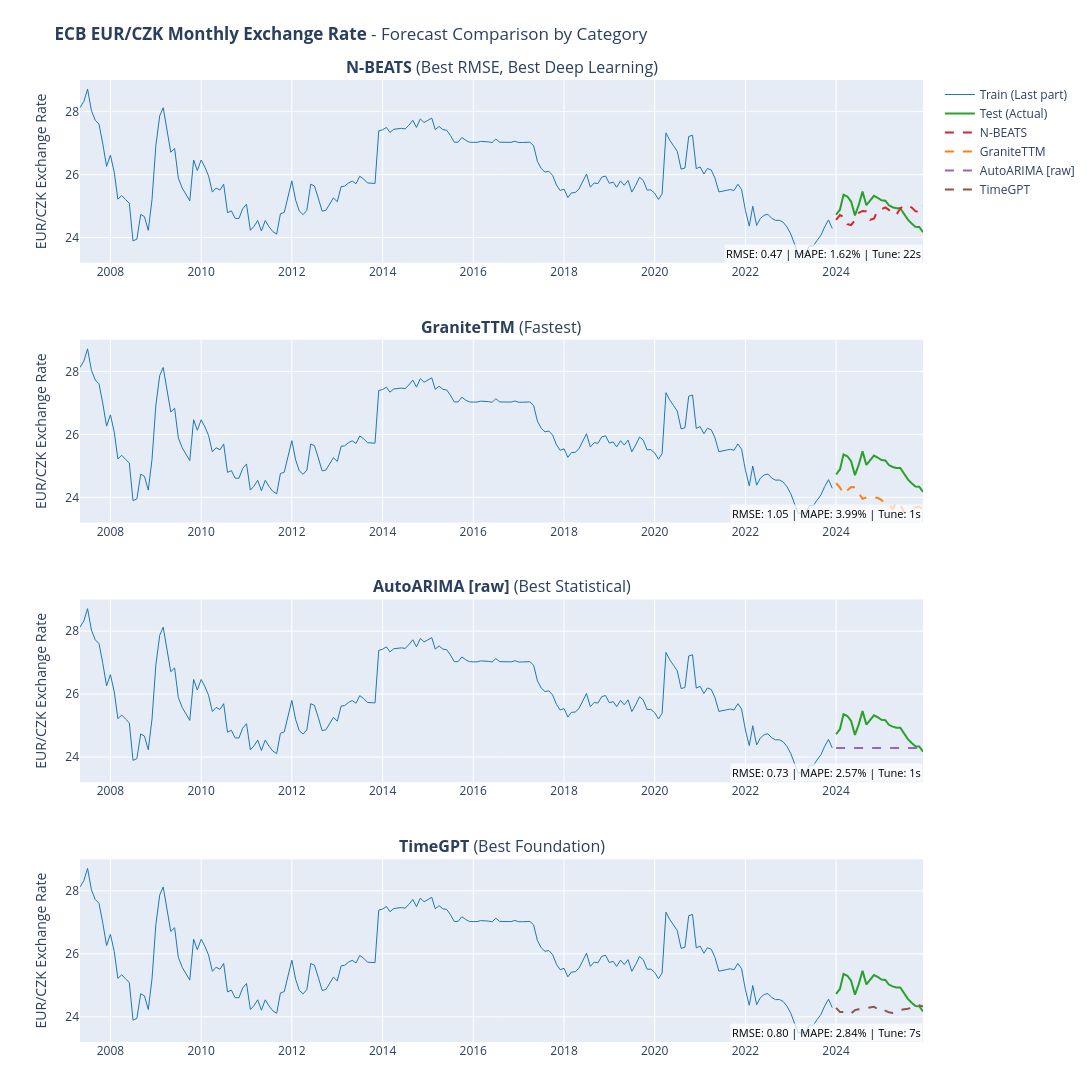

The cell this chart's notebook holds for it:
### Code cell
# 13. Visualize Final Predictions with Best and Fastest Models

fig = plot_forecast_comparison(
    train,
    test,
    final_predictions,
    DATASET_NAME,
    target_column=DATASET_CONFIG.get("target_column"),
    value_unit=DATASET_CONFIG.get("value_unit"),
)
if fig:
    fig.show()
else:
    print("No predictions to visualize.")

### Figure 1 — Plotly figure (JSON) as saved in the notebook; plotly's stock layout.template omitted (floating-point values rounded to 4 significant figures; data arrays with more than 128 entries replaced by an {"elided": "..."} marker saying what was removed)
{"data": [{"hovertemplate": "<b>Train</b><br>Date: %{x}<br>Value: %{y:.2f}<extra></extra>", "line": {"color": "#1f77b4", "width": 1}, "mode": "lines", "name": "Train (Last part)", "showlegend": true, "type": "scatter", "x": {"elided": "200 str values"}, "xaxis": "x", "y": {"elided": "200 float values"}, "yaxis": "y"}, {"hovertemplate": "<b>Actual</b><br>Date: %{x}<br>Value: %{y:.2f}<extra></extra>", "line": {"color": "#2ca02c", "width": 2}, "mode": "lines", "name": "Test (Actual)", "showlegend": true, "type": "scatter", "x": ["2024-01-01T00:00:00", "2024-02-01T00:00:00", "2024-03-01T00:00:00", "2024-04-01T00:00:00", "2024-05-01T00:00:00", "2024-06-01T00:00:00", "2024-07-01T00:00:00", "2024-08-01T00:00:00", "2024-09-01T00:00:00", "2024-10-01T00:00:00", "2024-11-01T00:00:00", "2024-12-01T00:00:00", "2025-01-01T00:00:00", "2025-02-01T00:00:00", "2025-03-01T00:00:00", "2025-04-01T00:00:00", "2025-05-01T00:00:00", "2025-06-01T00:00:00", "2025-07-01T00:00:00", "2025-08-01T00:00:00", "2025-09-01T00:00:00", "2025-10-01T00:00:00", "2025-11-01T00:00:00", "2025-12-01T00:00:00"], "xaxis": "x", "y": [24.73, 24.89, 25.36, 25.31, 25.15, 24.7, 25.03, 25.46, 25.03, 25.18, 25.33, 25.26, 25.18, 25.17, 25.02, 24.97, 24.93, 24.93, 24.75, 24.57, 24.44, 24.34, 24.33, 24.17], "yaxis": "y"}, {"hovertemplate": "<b>N-BEATS</b><br>Roles: Best RMSE, Best Deep Learning<br>Date: %{x}<br>Pred: %{y:.2f}<extra></extra>", "line": {"color": "#d62728", "dash": "dash", "width": 2}, "mode": "lines", "name": "N-BEATS", "showlegend": true, "type": "scatter", "x": ["2024-01-01T00:00:00", "2024-02-01T00:00:00", "2024-03-01T00:00:00", "2024-04-01T00:00:00", "2024-05-01T00:00:00", "2024-06-01T00:00:00", "2024-07-01T00:00:00", "2024-08-01T00:00:00", "2024-09-01T00:00:00", "2024-10-01T00:00:00", "2024-11-01T00:00:00", "2024-12-01T00:00:00", "2025-01-01T00:00:00", "2025-02-01T00:00:00", "2025-03-01T00:00:00", "2025-04-01T00:00:00", "2025-05-01T00:00:00", "2025-06-01T00:00:00", "2025-07-01T00:00:00", "2025-08-01T00:00:00", "2025-09-01T00:00:00", "2025-10-01T00:00:00", "2025-11-01T00:00:00", "2025-12-01T00:00:00"], "xaxis": "x", "y": [24.56, 24.71, 24.66, 24.43, 24.39, 24.55, 24.78, 24.85, 24.83, 24.56, 24.6, 24.87, 24.9, 24.96, 24.88, 24.76, 24.72, 24.93, 24.99, 25.03, 24.95, 24.84, 24.81, 25.02], "yaxis": "y"}, {"hovertemplate": "<b>Train</b><br>Date: %{x}<br>Value: %{y:.2f}<extra></extra>", "line": {"color": "#1f77b4", "width": 1}, "mode": "lines", "name": "Train (Last part)", "showlegend": false, "type": "scatter", "x": {"elided": "200 str values"}, "xaxis": "x2", "y": {"elided": "200 float values"}, "yaxis": "y2"}, {"hovertemplate": "<b>Actual</b><br>Date: %{x}<br>Value: %{y:.2f}<extra></extra>", "line": {"color": "#2ca02c", "width": 2}, "mode": "lines", "name": "Test (Actual)", "showlegend": false, "type": "scatter", "x": ["2024-01-01T00:00:00", "2024-02-01T00:00:00", "2024-03-01T00:00:00", "2024-04-01T00:00:00", "2024-05-01T00:00:00", "2024-06-01T00:00:00", "2024-07-01T00:00:00", "2024-08-01T00:00:00", "2024-09-01T00:00:00", "2024-10-01T00:00:00", "2024-11-01T00:00:00", "2024-12-01T00:00:00", "2025-01-01T00:00:00", "2025-02-01T00:00:00", "2025-03-01T00:00:00", "2025-04-01T00:00:00", "2025-05-01T00:00:00", "2025-06-01T00:00:00", "2025-07-01T00:00:00", "2025-08-01T00:00:00", "2025-09-01T00:00:00", "2025-10-01T00:00:00", "2025-11-01T00:00:00", "2025-12-01T00:00:00"], "xaxis": "x2", "y": [24.73, 24.89, 25.36, 25.31, 25.15, 24.7, 25.03, 25.46, 25.03, 25.18, 25.33, 25.26, 25.18, 25.17, 25.02, 24.97, 24.93, 24.93, 24.75, 24.57, 24.44, 24.34, 24.33, 24.17], "yaxis": "y2"}, {"hovertemplate": "<b>GraniteTTM</b><br>Roles: Fastest<br>Date: %{x}<br>Pred: %{y:.2f}<extra></extra>", "line": {"color": "#ff7f0e", "dash": "dash", "width": 2}, "mode": "lines", "name": "GraniteTTM", "showlegend": true, "type": "scatter", "x": ["2024-01-01T00:00:00", "2024-02-01T00:00:00", "2024-03-01T00:00:00", "2024-04-01T00:00:00", "2024-05-01T00:00:00", "2024-06-01T00:00:00", "2024-07-01T00:00:00", "2024-08-01T00:00:00", "2024-09-01T00:00:00", "2024-10-01T00:00:00", "2024-11-01T00:00:00", "2024-12-01T00:00:00", "2025-01-01T00:00:00", "2025-02-01T00:00:00", "2025-03-01T00:00:00", "2025-04-01T00:00:00", "2025-05-01T00:00:00", "2025-06-01T00:00:00", "2025-07-01T00:00:00", "2025-08-01T00:00:00", "2025-09-01T00:00:00", "2025-10-01T00:00:00", "2025-11-01T00:00:00", "2025-12-01T00:00:00"], "xaxis": "x2", "y": [24.45, 24.31, 24.11, 24.21, 24.33, 24.32, 24.12, 23.95, 24.0, 23.99, 23.98, 23.98, 23.91, 23.79, 23.8, 23.63, 23.84, 23.78, 23.51, 23.6, 23.67, 23.68, 23.71, 23.6], "yaxis": "y2"}, {"hovertemplate": "<b>Train</b><br>Date: %{x}<br>Value: %{y:.2f}<extra></extra>", "line": {"color": "#1f77b4", "width": 1}, "mode": "lines", "name": "Train (Last part)", "showlegend": false, "type": "scatter", "x": {"elided": "200 str values"}, "xaxis": "x3", "y": {"elided": "200 float values"}, "yaxis": "y3"}, {"hovertemplate": "<b>Actual</b><br>Date: %{x}<br>Value: %{y:.2f}<extra></extra>", "line": {"color": "#2ca02c", "width": 2}, "mode": "lines", "name": "Test (Actual)", "showlegend": false, "type": "scatter", "x": ["2024-01-01T00:00:00", "2024-02-01T00:00:00", "2024-03-01T00:00:00", "2024-04-01T00:00:00", "2024-05-01T00:00:00", "2024-06-01T00:00:00", "2024-07-01T00:00:00", "2024-08-01T00:00:00", "2024-09-01T00:00:00", "2024-10-01T00:00:00", "2024-11-01T00:00:00", "2024-12-01T00:00:00", "2025-01-01T00:00:00", "2025-02-01T00:00:00", "2025-03-01T00:00:00", "2025-04-01T00:00:00", "2025-05-01T00:00:00", "2025-06-01T00:00:00", "2025-07-01T00:00:00", "2025-08-01T00:00:00", "2025-09-01T00:00:00", "2025-10-01T00:00:00", "2025-11-01T00:00:00", "2025-12-01T00:00:00"], "xaxis": "x3", "y": [24.73, 24.89, 25.36, 25.31, 25.15, 24.7, 25.03, 25.46, 25.03, 25.18, 25.33, 25.26, 25.18, 25.17, 25.02, 24.97, 24.93, 24.93, 24.75, 24.57, 24.44, 24.34, 24.33, 24.17], "yaxis": "y3"}, {"hovertemplate": "<b>AutoARIMA [raw]</b><br>Roles: Best Statistical<br>Date: %{x}<br>Pred: %{y:.2f}<extra></extra>", "line": {"color": "#9467bd", "dash": "dash", "width": 2}, "mode": "lines", "name": "AutoARIMA [raw]", "showlegend": true, "type": "scatter", "x": ["2024-01-01T00:00:00", "2024-02-01T00:00:00", "2024-03-01T00:00:00", "2024-04-01T00:00:00", "2024-05-01T00:00:00", "2024-06-01T00:00:00", "2024-07-01T00:00:00", "2024-08-01T00:00:00", "2024-09-01T00:00:00", "2024-10-01T00:00:00", "2024-11-01T00:00:00", "2024-12-01T00:00:00", "2025-01-01T00:00:00", "2025-02-01T00:00:00", "2025-03-01T00:00:00", "2025-04-01T00:00:00", "2025-05-01T00:00:00", "2025-06-01T00:00:00", "2025-07-01T00:00:00", "2025-08-01T00:00:00", "2025-09-01T00:00:00", "2025-10-01T00:00:00", "2025-11-01T00:00:00", "2025-12-01T00:00:00"], "xaxis": "x3", "y": [24.29, 24.29, 24.29, 24.29, 24.29, 24.29, 24.29, 24.29, 24.29, 24.29, 24.29, 24.29, 24.29, 24.29, 24.29, 24.29, 24.29, 24.29, 24.29, 24.29, 24.29, 24.29, 24.29, 24.29], "yaxis": "y3"}, {"hovertemplate": "<b>Train</b><br>Date: %{x}<br>Value: %{y:.2f}<extra></extra>", "line": {"color": "#1f77b4", "width": 1}, "mode": "lines", "name": "Train (Last part)", "showlegend": false, "type": "scatter", "x": {"elided": "200 str values"}, "xaxis": "x4", "y": {"elided": "200 float values"}, "yaxis": "y4"}, {"hovertemplate": "<b>Actual</b><br>Date: %{x}<br>Value: %{y:.2f}<extra></extra>", "line": {"color": "#2ca02c", "width": 2}, "mode": "lines", "name": "Test (Actual)", "showlegend": false, "type": "scatter", "x": ["2024-01-01T00:00:00", "2024-02-01T00:00:00", "2024-03-01T00:00:00", "2024-04-01T00:00:00", "2024-05-01T00:00:00", "2024-06-01T00:00:00", "2024-07-01T00:00:00", "2024-08-01T00:00:00", "2024-09-01T00:00:00", "2024-10-01T00:00:00", "2024-11-01T00:00:00", "2024-12-01T00:00:00", "2025-01-01T00:00:00", "2025-02-01T00:00:00", "2025-03-01T00:00:00", "2025-04-01T00:00:00", "2025-05-01T00:00:00", "2025-06-01T00:00:00", "2025-07-01T00:00:00", "2025-08-01T00:00:00", "2025-09-01T00:00:00", "2025-10-01T00:00:00", "2025-11-01T00:00:00", "2025-12-01T00:00:00"], "xaxis": "x4", "y": [24.73, 24.89, 25.36, 25.31, 25.15, 24.7, 25.03, 25.46, 25.03, 25.18, 25.33, 25.26, 25.18, 25.17, 25.02, 24.97, 24.93, 24.93, 24.75, 24.57, 24.44, 24.34, 24.33, 24.17], "yaxis": "y4"}, {"hovertemplate": "<b>TimeGPT</b><br>Roles: Best Foundation<br>Date: %{x}<br>Pred: %{y:.2f}<extra></extra>", "line": {"color": "#8c564b", "dash": "dash", "width": 2}, "mode": "lines", "name": "TimeGPT", "showlegend": true, "type": "scatter", "x": ["2024-01-01T00:00:00", "2024-02-01T00:00:00", "2024-03-01T00:00:00", "2024-04-01T00:00:00", "2024-05-01T00:00:00", "2024-06-01T00:00:00", "2024-07-01T00:00:00", "2024-08-01T00:00:00", "2024-09-01T00:00:00", "2024-10-01T00:00:00", "2024-11-01T00:00:00", "2024-12-01T00:00:00", "2025-01-01T00:00:00", "2025-02-01T00:00:00", "2025-03-01T00:00:00", "2025-04-01T00:00:00", "2025-05-01T00:00:00", "2025-06-01T00:00:00", "2025-07-01T00:00:00", "2025-08-01T00:00:00", "2025-09-01T00:00:00", "2025-10-01T00:00:00", "2025-11-01T00:00:00", "2025-12-01T00:00:00"], "xaxis": "x4", "y": [24.28, 24.15, 24.16, 24.09, 24.11, 24.21, 24.24, 24.26, 24.27, 24.3, 24.32, 24.24, 24.28, 24.19, 24.14, 24.12, 24.14, 24.22, 24.23, 24.26, 24.29, 24.32, 24.37, 24.32], "yaxis": "y4"}], "layout": {"annotations": [{"font": {"size": 16}, "showarrow": false, "text": "<b>N-BEATS</b> (Best RMSE, Best Deep Learning)", "x": 0.5, "xanchor": "center", "xref": "paper", "y": 1, "yanchor": "bottom", "yref": "paper"}, {"font": {"size": 16}, "showarrow": false, "text": "<b>GraniteTTM</b> (Fastest)", "x": 0.5, "xanchor": "center", "xref": "paper", "y": 0.73, "yanchor": "bottom", "yref": "paper"}, {"font": {"size": 16}, "showarrow": false, "text": "<b>AutoARIMA [raw]</b> (Best Statistical)", "x": 0.5, "xanchor": "center", "xref": "paper", "y": 0.46, "yanchor": "bottom", "yref": "paper"}, {"font": {"size": 16}, "showarrow": false, "text": "<b>TimeGPT</b> (Best Foundation)", "x": 0.5, "xanchor": "center", "xref": "paper", "y": 0.19, "yanchor": "bottom", "yref": "paper"}, {"bgcolor": "rgba(255,255,255,0.7)", "font": {"color": "black", "size": 11}, "showarrow": false, "text": "RMSE: 0.47 | MAPE: 1.62% | Tune: 22s", "x": 1, "xanchor": "right", "xref": "x domain", "y": 0, "yanchor": "bottom", "yref": "y domain"}, {"bgcolor": "rgba(255,255,255,0.7)", "font": {"color": "black", "size": 11}, "showarrow": false, "text": "RMSE: 1.05 | MAPE: 3.99% | Tune: 1s", "x": 1, "xanchor": "right", "xref": "x2 domain", "y": 0, "yanchor": "bottom", "yref": "y2 domain"}, {"bgcolor": "rgba(255,255,255,0.7)", "font": {"color": "black", "size": 11}, "showarrow": false, "text": "RMSE: 0.73 | MAPE: 2.57% | Tune: 1s", "x": 1, "xanchor": "right", "xref": "x3 domain", "y": 0, "yanchor": "bottom", "yref": "y3 domain"}, {"bgcolor": "rgba(255,255,255,0.7)", "font": {"color": "black", "size": 11}, "showarrow": false, "text": "RMSE: 0.80 | MAPE: 2.84% | Tune: 7s", "x": 1, "xanchor": "right", "xref": "x4 domain", "y": 0, "yanchor": "bottom", "yref": "y4 domain"}], "height": 1200, "margin": {"b": 50, "t": 80}, "showlegend": true, "title": {"text": "<b>ECB EUR/CZK Monthly Exchange Rate</b> - Forecast Comparison by Category"}, "width": 1700, "xaxis": {"anchor": "y", "domain": [0, 1]}, "xaxis2": {"anchor": "y2", "domain": [0, 1]}, "xaxis3": {"anchor": "y3", "domain": [0, 1]}, "xaxis4": {"anchor": "y4", "domain": [0, 1]}, "yaxis": {"anchor": "x", "domain": [0.81, 1], "title": {"text": "EUR/CZK Exchange Rate"}}, "yaxis2": {"anchor": "x2", "domain": [0.54, 0.73], "title": {"text": "EUR/CZK Exchange Rate"}}, "yaxis3": {"anchor": "x3", "domain": [0.27, 0.46], "title": {"text": "EUR/CZK Exchange Rate"}}, "yaxis4": {"anchor": "x4", "domain": [0, 0.19], "title": {"text": "EUR/CZK Exchange Rate"}}}}
